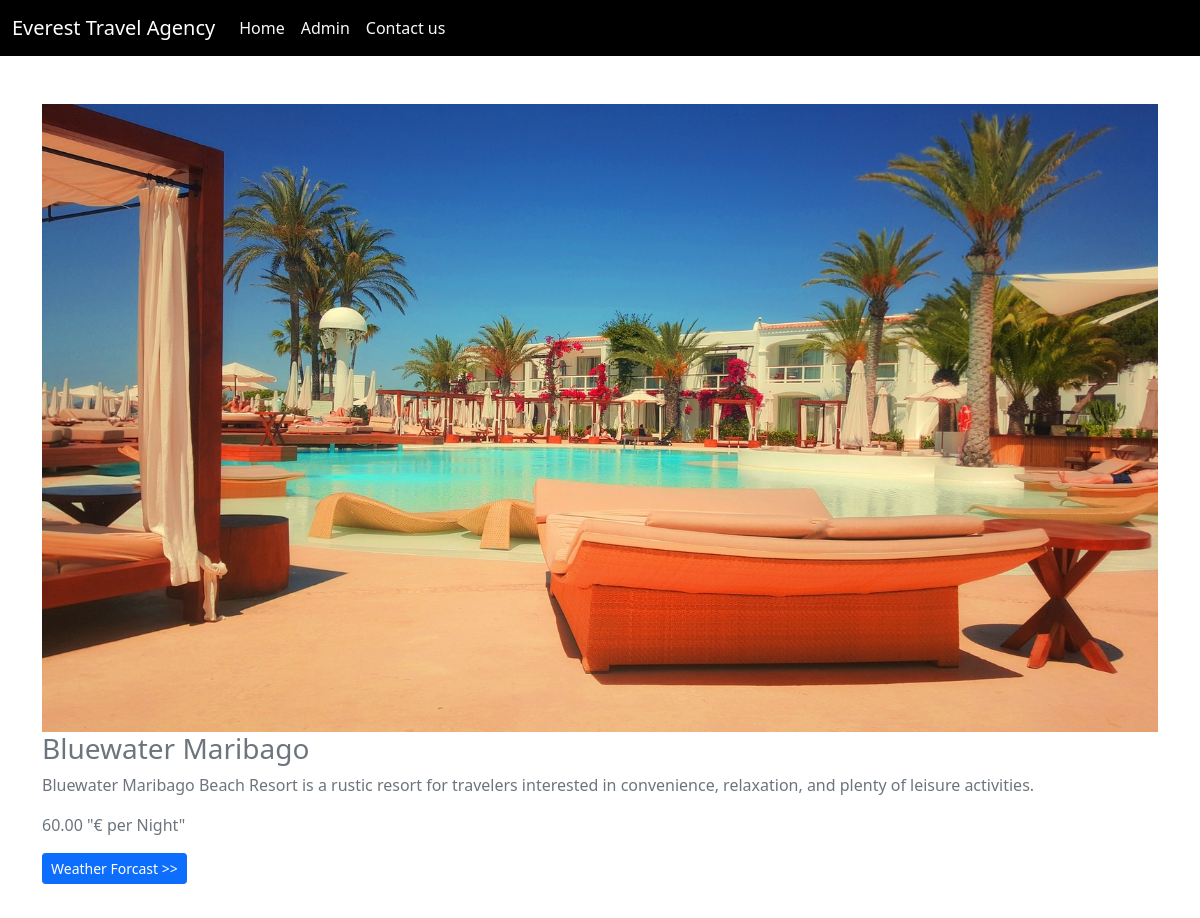
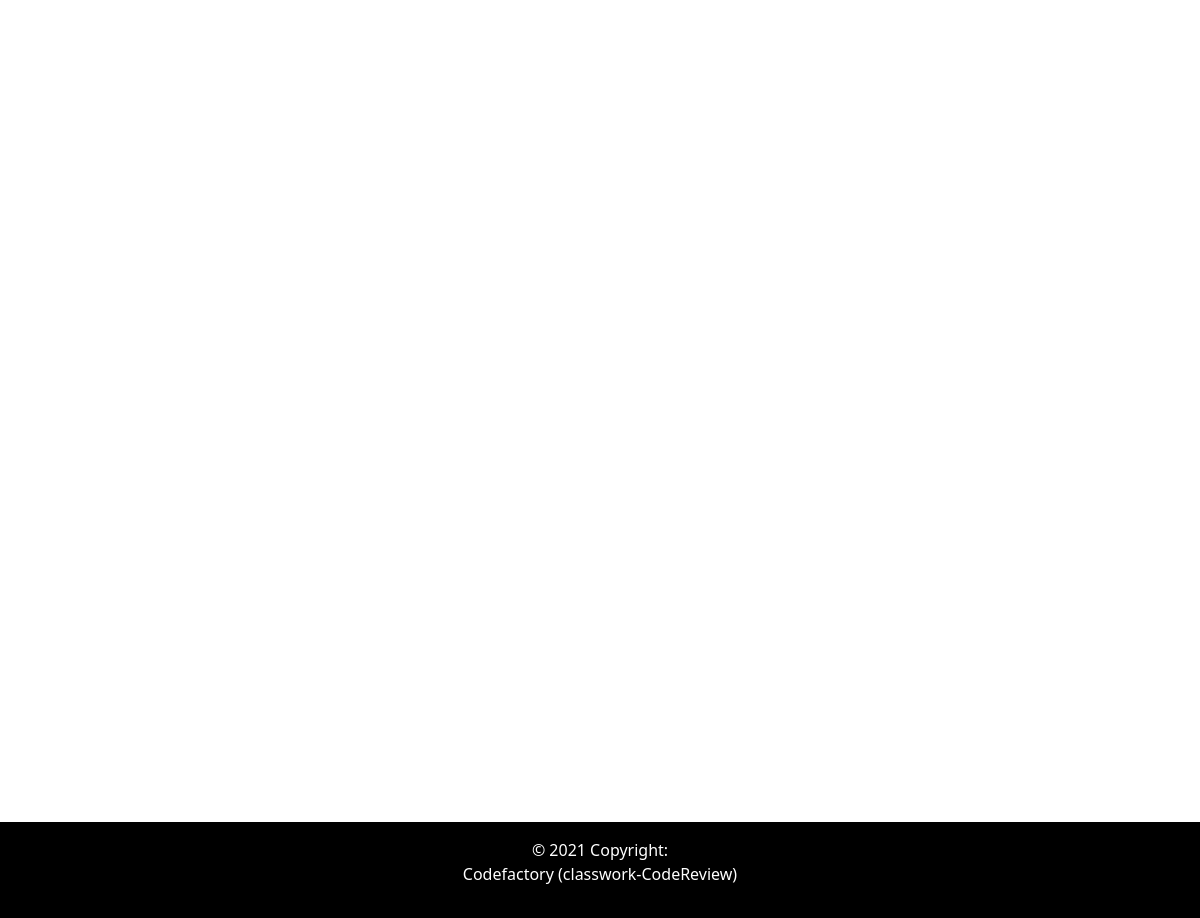
Screenshot of /info.php?id=12 with the database file from the repository (2 pictures, top to bottom).
### tables this page shows
CREATE TABLE `offers` (
  `id` int(11) NOT NULL,
  `location` varchar(255) NOT NULL,
  `description` text NOT NULL,
  `lat` decimal(20,12) NOT NULL,
  `lng` decimal(20,12) NOT NULL,
  `price` decimal(20,2) NOT NULL,
  `pic` varchar(255) DEFAULT NULL
);

### info.php (the view, shortened to what this page needs)
<?php
require_once 'components/db_connect.php';
if (isset($_GET['id'])) {
    $id = $_GET['id'];
    $sql = "SELECT * FROM offers WHERE id = {$id}";
    $result = mysqli_query($connect, $sql);
    if (mysqli_num_rows($result) == 1) {
        $row = mysqli_fetch_assoc($result);
    }
}
?>
<!DOCTYPE html>
<html>
    <head>
        <?php require_once 'components/boot.php'?>
    </head>
    <body>
    <nav class="navbar navbar-expand-lg navbar-light" style="background-color: black!important;">
  <div class="container-fluid">
    <a class="navbar-brand text-white" href="#">Everest Travel Agency</a>
    <div class="collapse navbar-collapse" id="navbarText">
      <ul class="navbar-nav me-auto mb-2 mb-lg-0">
        <li class="nav-item">
          <a class="nav-link active text-light" aria-current="page" href="index.php">Home</a>
        </li>
        <li class="nav-item">
          <a class="nav-link active text-light" aria-current="page" href="offers/admin.php">Admin</a>
        </li>
        <li class="nav-item">
          <a class="nav-link active text-light" aria-current="page" href="#">Contact us</a>
        </li>
     </ul>
    </div>
  </div>
</nav>
    <?php
            echo
            '<div class="container">
            <div class="card-box mt-5">
                <div class="card-thumbnail">
                    <img src="offers/pictures/'.$row['pic'].'" class="img-fluid" alt="">
                </div>
                <h3><a href="#" class="mt-2 text-secondary text-decoration-none">'.$row['location'].'</a></h3>
                <p class="text-secondary mt-2">'.$row['description'].'</p>
                <p class="text-secondary mt-2">'.$row['price'].' "€ per Night"</p>
                <a href="weather.php?id='.$row['id'].'" class="btn btn-sm btn-primary float-right">Weather Forcast >></a>
            </div>
        </div>';
?>
      <div class="container mt-3" id="map"></div>
    <footer class="text-center text-white " style="background-color: black;width:100%;margin-top:15vh;">
       <div class="text-center p-3" style="background-color: black;">
            © 2021 Copyright:
        <p class="text-white" >Codefactory (classwork-CodeReview)</p>
        </div>
        </footer>
    </body>
</html>

### info.php (style rules this page uses)
#map { height: 90%; }
html, body { height: 100%; margin: 0; padding: 0; }

### rows the page displays
offers: pic (picture), location "Bluewater Maribago", description "Bluewater Maribago Beach Resort is a rustic resort for travelers interested in convenience, relaxation, and plenty of leisure activities.", price "60.00"
